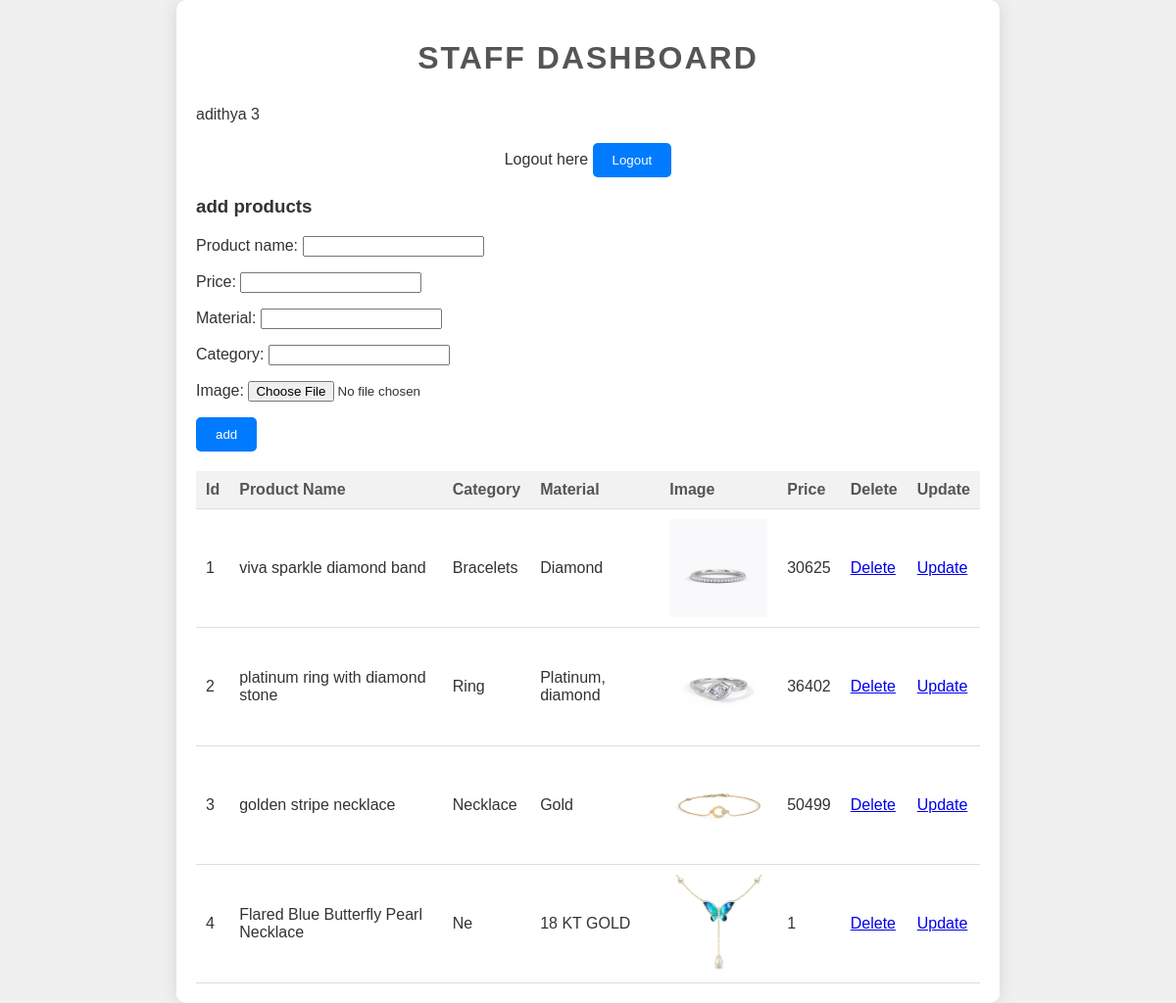
The app's page /staff_dashboard/ (signed in) with its own data.
### jewelleryapp/models.py (models this page shows, shortened)
class products(models.Model):
    product_name = models.CharField(max_length=50)
    price = models.IntegerField()
    material = models.CharField(max_length=20)
    category = models.CharField(max_length=20)
    image = models.ImageField(upload_to='images/',blank=True)

### jewelleryapp/views.py (the view)
# urls.py: path('staff_dashboard/', views.staff_dashboard, name='staff_dashboard'),
def staff_dashboard(request):
    id=request.session['id']
    username= request.session['username']
    form = product_form()
    if request.method =="POST":
        form = product_form(request.POST,request.FILES)
        if form.is_valid():
            form.save()
    cr = products.objects.all()
    return render(request,'staff_dashboard.html', {'username':username,'id':id,'form':form,'cr':cr})

### jewelleryapp/forms.py
class product_form(forms.ModelForm):
    class Meta:
        model = products
        fields = ('product_name','price','material','category','image')
        widgets = {
            'product_name':forms.TextInput(attrs={'class':'form-control'}),
            'price':forms.NumberInput(attrs={'class':'form-control'}),
            'material':forms.TextInput(attrs={'class':'form-control'}),
            'category':forms.TextInput(attrs={'class':'form-control'}),
            'image':forms.FileInput(attrs={'class':'form-control'}),
        }

### templates/staff_dashboard.html (shortened to what this page needs)
<!DOCTYPE html>
<html lang="en">
<head>
</head>
<body>
    <div class="container">
        <h1>Staff Dashboard</h1>
        {{username}} {{id}}
        <div class="logout-btn">
            <p>Logout here <a href="/staff_logout/"><button>Logout</button></a></p>
        </div>
        <div class="mb-3">
            <h3>add products</h3>
            <form action="" method="POST" enctype="multipart/form-data">
                {{form.as_p}}
            <button>add</button>
            </form>
        </div>
        <table>
            <tr>
                <th>Id</th>
                <th>Product Name</th>
                <th>Category</th>
                <th>Material</th>
                <th>Image</th>
                <th>Price</th>
                <th>Delete</th>
                <th>Update</th>
            </tr>
            {% for i in cr %}
            <tr>
                <td>{{forloop.counter}}</td>
                <td>{{i.product_name}}</td>
                <td>{{i.category}}</td>
                <td>{{i.material}}</td>
                <td><img src="{{ i.image.url }}" alt="img" height="100px" width="100px"></td>
                <td>{{i.price}}</td>
                <td><a href="{% url 'product_delete' i.id %}">Delete</a></td>
                <td><a href="{% url 'product_update' i.id %}">Update</a></td>
            </tr>
            {% endfor %}
        </table>
    </div>
</body>
</html>

### templates/staff_dashboard.html (style rules this page uses)
body { font-family: Arial, sans-serif; background-color: #f0f0f0; color: #333; margin: 0; padding: 0; }
.container { max-width: 800px; margin: auto; padding: 20px; background-color: #fff; border-radius: 10px; box-shadow: 0 0 20px rgba(0, 0, 0, 0.1); }
h1 { text-align: center; margin-bottom: 30px; color: #555; text-transform: uppercase; letter-spacing: 2px; }
table { width: 100%; border-collapse: collapse; margin-top: 20px; }
th, td { padding: 10px; border-bottom: 1px solid #ddd; text-align: left; }
th { background-color: #f2f2f2; color: #555; }
td { background-color: #fff; }
img { display: block; margin: auto; }
button { padding: 10px 20px; border: none; border-radius: 5px; background-color: #007bff; color: #fff; cursor: pointer; transition: background-color 0.3s ease; }
.logout-btn { text-align: center; margin-top: 20px; }

### records on screen
products: product_name "viva sparkle diamond band", category "Bracelets", material "Diamond", image (picture), price "30625"
products: product_name "platinum ring with diamond stone", category "Ring", material "Platinum, diamond", image (picture), price "36402"
products: product_name "golden stripe necklace", category "Necklace", material "Gold", image (picture), price "50499"
products: product_name "Flared Blue Butterfly Pearl Necklace", category "Ne", material "18 KT GOLD", image (picture), price "1"

### other values on screen
{{ username }} "adithya"
{{ id }} "3"
